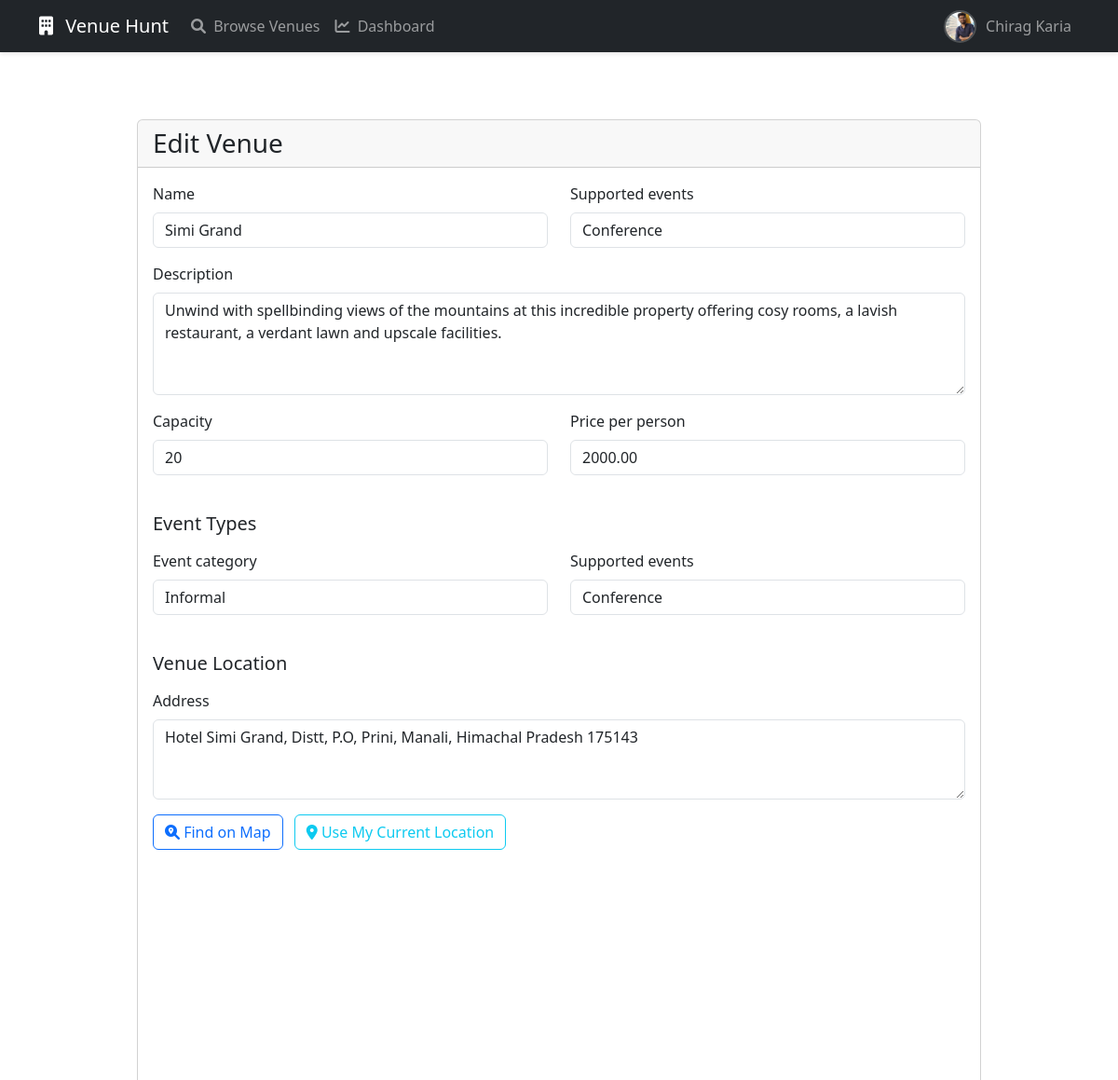
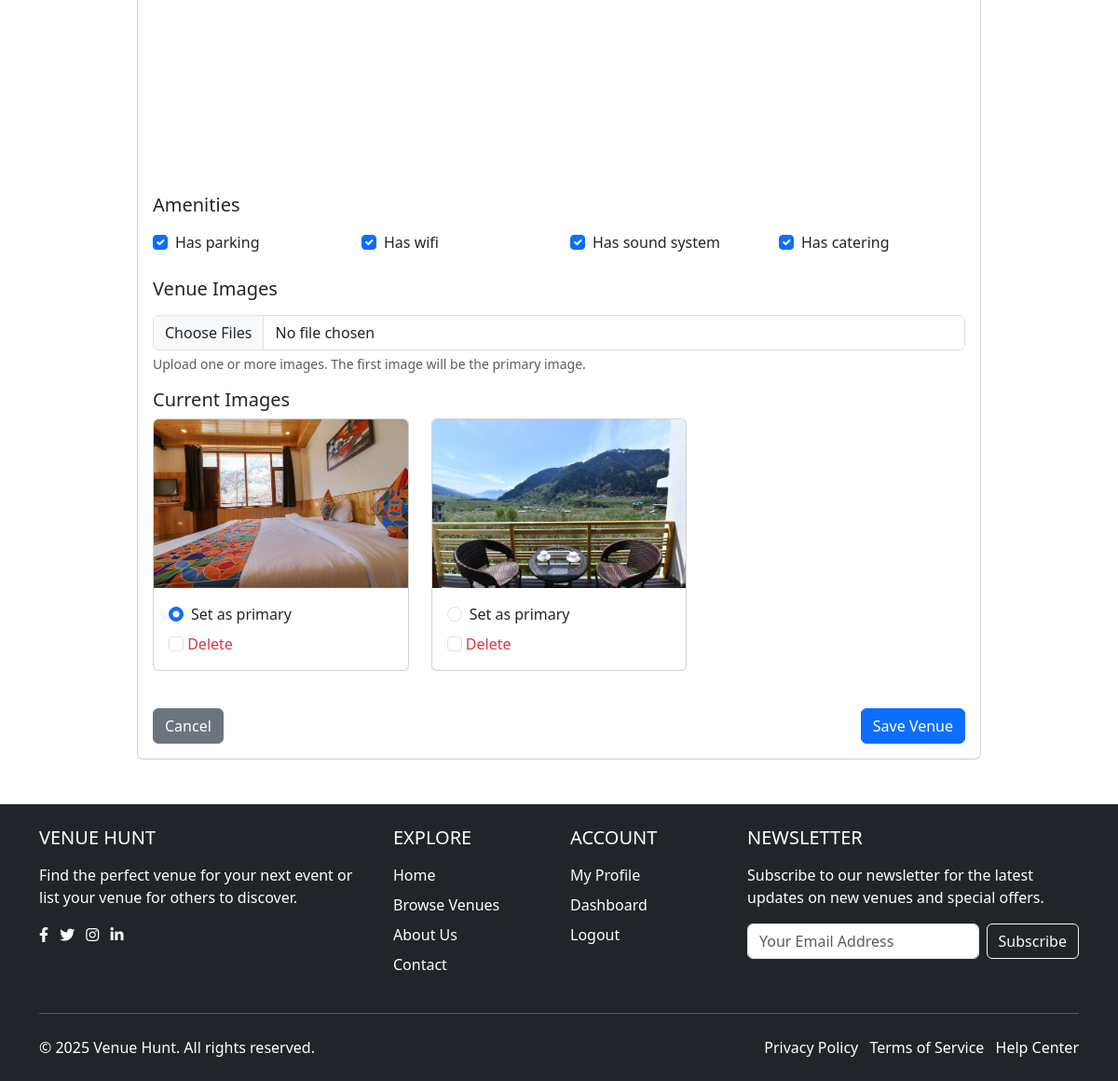
Screenshot of /venues/2/edit/ (signed in) with the database file from the repository (2 pictures, top to bottom).
### accounts/models.py (models this page shows, shortened)
class CustomUser(AbstractUser):
    USER_TYPE_CHOICES = (
        ('organizer', 'Event Organizer'),
        ('vendor', 'Venue Owner'),
    )
    user_type = models.CharField(max_length=10, choices=USER_TYPE_CHOICES)
    phone_number = models.CharField(max_length=15, blank=True)
    address = models.TextField(blank=True)
    profile_picture = models.ImageField(upload_to='profile_pics/',
                                      default='profile_pics/default-profile.png',
                                      null=True, blank=True)
    def get_profile_picture_url(self):
        if self.profile_picture and hasattr(self.profile_picture, 'url'):
            return self.profile_picture.url
        return self.profile_picture.field.default

### venues/models.py (models this page shows, shortened)
class Venue(models.Model):
    owner = models.ForeignKey(settings.AUTH_USER_MODEL, on_delete=models.CASCADE)
    name = models.CharField(max_length=200)
    description = models.TextField()
    address = models.TextField()
    latitude = models.DecimalField(max_digits=9, decimal_places=6, null=True, blank=True)
    longitude = models.DecimalField(max_digits=9, decimal_places=6, null=True, blank=True)
    capacity = models.PositiveIntegerField()
    price_per_person = models.DecimalField(max_digits=10, decimal_places=2)
    has_parking = models.BooleanField(default=False)
    has_wifi = models.BooleanField(default=False)
    has_sound_system = models.BooleanField(default=False)
    has_catering = models.BooleanField(default=False)
    EVENT_CATEGORY_CHOICES = (
        ('formal', 'Formal'),
        ('informal', 'Informal'),
    )
    event_category = models.CharField(max_length=10, choices=EVENT_CATEGORY_CHOICES, default='informal')
    EVENT_TYPES = (
        ('conference', 'Conference'),
        ('business_meeting', 'Business Meeting'),
        ('product_launch', 'Product Launch'),
        ('seminar_workshop', 'Seminar & Workshop'),
        ('award_ceremony', 'Award Ceremony'),
        ('birthday_party', 'Birthday Party'),
        ('casual_gathering', 'Casual Get Together'),
        ('wedding', 'Wedding'),
        ('engagement', 'Engagement'),
        ('games_night', 'Games Night'),
        ('anniversary', 'Anniversary'),
        ('other', 'Other'),
    )
    supported_events = models.CharField(max_length=20, choices=EVENT_TYPES, default='other')
    created_at = models.DateTimeField(auto_now_add=True)
    updated_at = models.DateTimeField(auto_now=True)

class VenueImage(models.Model):
    venue = models.ForeignKey(Venue, related_name='images', on_delete=models.CASCADE)
    image = models.ImageField(upload_to='venue_images/')
    is_primary = models.BooleanField(default=False)

### venues/views.py (the view, shortened to what this page needs)
# urls.py: path('<int:pk>/edit/', views.VenueUpdateView.as_view(), name='venue_edit'),
class VenueUpdateView(LoginRequiredMixin, UserPassesTestMixin, UpdateView):
    model = Venue
    template_name = 'venues/venue_form.html'
    form_class = VenueForm
    success_url = reverse_lazy('venues:vendor_dashboard')
    def test_func(self):
        venue = self.get_object()
        return self.request.user == venue.owner

### templates/venues/venue_form.html (shortened to what this page needs)
{% extends 'base.html' %}
{% load static %}
{% block content %}
<div class="container py-5">
    <div class="row justify-content-center">
        <div class="col-md-10">
            <div class="card">
                <div class="card-header">
                    <h3 class="card-title mb-0">{% if form.instance.pk %}Edit{% else %}Add New{% endif %} Venue</h3>
                </div>
                <div class="card-body">
                    <form method="post" enctype="multipart/form-data">
                        <div class="row">
                            <div class="col-md-6">
                                <div class="mb-3">
                                    <label for="{{ form.name.id_for_label }}" class="form-label">{{ form.name.label }}</label>
                                    {{ form.name }}
                                </div>
                            </div>
                            <div class="col-md-6">
                                <div class="mb-3">
                                    <label for="{{ form.supported_events.id_for_label }}" class="form-label">{{ form.supported_events.label }}</label>
                                    {{ form.supported_events }}
                                </div>
                            </div>
                        </div>
                        <div class="mb-3">
                            <label for="{{ form.description.id_for_label }}" class="form-label">{{ form.description.label }}</label>
                            {{ form.description }}
                        </div>
                        <div class="row">
                            <div class="col-md-6">
                                <div class="mb-3">
                                    <label for="{{ form.capacity.id_for_label }}" class="form-label">{{ form.capacity.label }}</label>
                                    {{ form.capacity }}
                                </div>
                            </div>
                            <div class="col-md-6">
                                <div class="mb-3">
                                    <label for="{{ form.price_per_person.id_for_label }}" class="form-label">{{ form.price_per_person.label }}</label>
                                    {{ form.price_per_person }}
                                </div>
                            </div>
                        </div>
                        <h5 class="mb-3 mt-4">Event Types</h5>
                        <div class="row">
                            <div class="col-md-6">
                                <div class="mb-3">
                                    <label for="{{ form.event_category.id_for_label }}" class="form-label">{{ form.event_category.label }}</label>
                                    {{ form.event_category }}
                                </div>
                            </div>
                            <div class="col-md-6">
                                <div class="mb-3">
                                    <label for="{{ form.supported_events.id_for_label }}" class="form-label">{{ form.supported_events.label }}</label>
                                    {{ form.supported_events }}
                                </div>
                            </div>
                        </div>
                        <h5 class="mb-3 mt-4">Venue Location</h5>
                        <div class="mb-3">
                            <label for="{{ form.address.id_for_label }}" class="form-label">{{ form.address.label }}</label>
                            {{ form.address }}
                        </div>
                        <div class="row mb-3">
                            <div class="col-md-12">
                                <button type="button" id="geocode-btn" class="btn btn-outline-primary me-2 location-btn">
                                    <i class="fas fa-search-location"></i> Find on Map
                                </button>
                                <button type="button" id="current-location-btn" class="btn btn-outline-info location-btn">
                                    <i class="fas fa-map-marker-alt"></i> Use My Current Location
                                </button>
                            </div>
                        </div>
                        <div id="map"></div>
                        <h5 class="mb-3 mt-4">Amenities</h5>
                        <div class="row mb-3">
                            <div class="col-md-3">
                                <div class="form-check">
                                    {{ form.has_parking }}
                                    <label class="form-check-label" for="{{ form.has_parking.id_for_label }}">
                                        {{ form.has_parking.label }}
                                    </label>
                                </div>
                            </div>
                            <div class="col-md-3">
                                <div class="form-check">
                                    {{ form.has_wifi }}
                                    <label class="form-check-label" for="{{ form.has_wifi.id_for_label }}">
                                        {{ form.has_wifi.label }}
                                    </label>
                                </div>
                            </div>
                            <div class="col-md-3">
                                <div class="form-check">
                                    {{ form.has_sound_system }}
                                    <label class="form-check-label" for="{{ form.has_sound_system.id_for_label }}">
                                        {{ form.has_sound_system.label }}
                                    </label>
                                </div>
                            </div>
                            <div class="col-md-3">
                                <div class="form-check">
                                    {{ form.has_catering }}
                                    <label class="form-check-label" for="{{ form.has_catering.id_for_label }}">
                                        {{ form.has_catering.label }}
                                    </label>
                                </div>
                            </div>
                        </div>
                        <h5 class="mb-3 mt-4">Venue Images</h5>
                        <div class="mb-3">
                            <input type="file" name="venue_images" multiple class="form-control" accept="image/*">
                            <div class="form-text">Upload one or more images. The first image will be the primary image.</div>
                        </div>
                        {% if form.instance.pk and form.instance.images.exists %}
                            <div class="mb-4">
                                <h5>Current Images</h5>
                                <div class="row">
                                    {% for image in form.instance.images.all %}
                                        <div class="col-md-4 mb-3">
                                            <div class="card">
                                                <img src="{{ image.image.url }}" class="card-img-top" alt="Venue image">
                                                <div class="card-body">
                                                    <div class="form-check">
                                                        <input type="radio" name="primary_image" value="{{ image.id }}"
                                                               class="form-check-input"
                                                               {% if image.is_primary %}checked{% endif %}>
                                                        <label class="form-check-label">Set as primary</label>
                                                    </div>
                                                    <div class="mt-2">
                                                        <input type="checkbox" name="delete_images" value="{{ image.id }}"
                                                               class="form-check-input">
                                                        <label class="form-check-label text-danger">Delete</label>
                                                    </div>
                                                </div>
                                            </div>
                                        </div>
                                    {% endfor %}
                                </div>
                            </div>
                        {% endif %}
                        <div class="d-flex justify-content-between">
                            <a href="{% url 'venues:vendor_dashboard' %}" class="btn btn-secondary">Cancel</a>
                            <button type="submit" class="btn btn-primary">Save Venue</button>
                        </div>
                    </form>
                </div>
            </div>
        </div>
    </div>
</div>
{% endblock %}

### templates/base.html (shortened to what this page needs)
{% load static %}
<!DOCTYPE html>
<html lang="en" class="h-100">
<head>
    <link href="https://cdn.jsdelivr.net/npm/bootstrap@5.3.0/dist/css/bootstrap.min.css" rel="stylesheet">
    <link href="https://cdnjs.cloudflare.com/ajax/libs/font-awesome/6.0.0/css/all.min.css" rel="stylesheet">
    <link href="{% static 'css/base.css' %}" rel="stylesheet">
    <link href="{% static 'css/reviews.css' %}" rel="stylesheet">
</head>
<body class="d-flex flex-column h-100">
    <nav class="navbar navbar-expand-lg navbar-dark bg-dark fixed-top">
        <div class="container">
            <a class="navbar-brand" href="/">
                <i class="fas fa-building me-2"></i>
                Venue Hunt
            </a>
            <div class="collapse navbar-collapse" id="navbarNav">
                <ul class="navbar-nav me-auto">
                    <li class="nav-item">
                        <a class="nav-link" href="{% url 'venues:venue_list' %}">
                            <i class="fas fa-search me-1"></i> Browse Venues
                        </a>
                    </li>
                    {% if user.is_authenticated and user.user_type == 'vendor' %}
                    <li class="nav-item">
                        <a class="nav-link" href="{% url 'venues:vendor_dashboard' %}">
                            <i class="fas fa-chart-line me-1"></i> Dashboard
                        </a>
                    </li>
                    {% endif %}
                </ul>
                <ul class="navbar-nav">
                    {% if user.is_authenticated %}
                        <li class="nav-item dropdown user-dropdown">
                            <a class="nav-link dropdown-toggle" href="#" id="navbarDropdown" role="button"
                               data-bs-toggle="dropdown" aria-expanded="false">
                                <div class="user-profile">
                                    <img src="{{ user.get_profile_picture_url|default:'/static/images/default-profile.png' }}"
                                         alt="Profile"
                                         class="profile-picture"
                                         data-default="{% static 'images/default-profile.png' %}"
                                         onerror="this.src=this.getAttribute('data-default');"
                                    >
                                    <span class="d-none d-lg-inline">{{ user.get_full_name|default:user.username }}</span>
                                </div>
                            </a>
                        </li>
                    {% endif %}
                </ul>
            </div>
        </div>
    </nav>
    <div class="content-wrapper">
        <div class="container mt-4">
            {% block content %}
            {% endblock %}
        </div>
    </div>
    {% include 'footer.html' %}
</body>
</html>

### rows the page displays
CustomUser: get_profile_picture_url (picture), get_full_name "Chirag Karia"
Venue: name "Simi Grand", supported_events "Conference", description "Unwind with spellbinding views of the mountains at this incredible property offering cosy rooms, a lavish restaurant, a verdant lawn and upscale facilities.", capacity "20", price_per_person "2000.00", event_category "Informal", address "Hotel Simi Grand, Distt, P.O, Prini, Manali, Himachal Pradesh 175143", has_parking "☑", has_wifi "☑", has_sound_system "☑", has_catering "☑"
VenueImage: image (picture), is_primary "☑"
VenueImage: image (picture)
